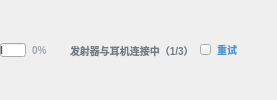
                   <widget class="QWidget" name="page_battery">
                    <layout class="QHBoxLayout" name="horizontalLayout_8">
                     <property name="spacing">
                      <number>6</number>
                     </property>
                     <property name="leftMargin">
                      <number>0</number>
                     </property>
                     <property name="topMargin">
                      <number>0</number>
                     </property>
                     <property name="rightMargin">
                      <number>0</number>
                     </property>
                     <property name="bottomMargin">
                      <number>0</number>
                     </property>
                     <item>
                      <widget class="QProgressBar" name="proBar_BatteryLevel">
                       <property name="minimumSize">
                        <size>
                         <width>26</width>
                         <height>14</height>
                        </size>
                       </property>
                       <property name="maximumSize">
                        <size>
                         <width>26</width>
                         <height>14</height>
                        </size>
                       </property>
                       <property name="styleSheet">
                        <string notr="true">QProgressBar
{
	border-image: url(:/Skin/Images/home/border.png);
	padding: 2px; /* 设置内边距，使chunk与边框产生间隔 */
	padding-right:4px;
}
QProgressBar::chunk
{
	border-image: url(:/Skin/Images/home/full.png);
}</string>
                       </property>
                       <property name="value">
                        <number>0</number>
                       </property>
                       <property name="textVisible">
                        <bool>false</bool>
                       </property>
                       <property name="orientation">
                        <enum>Qt::Horizontal</enum>
                       </property>
                       <property name="invertedAppearance">
                        <bool>false</bool>
                       </property>
                       <property name="textDirection">
                        <enum>QProgressBar::TopToBottom</enum>
                       </property>
                      </widget>
                     </item>
                     <item>
                      <widget class="QLabel" name="lab_battery">
                       <property name="minimumSize">
                        <size>
                         <width>32</width>
                         <height>0</height>
                        </size>
                       </property>
                       <property name="maximumSize">
                        <size>
                         <width>32</width>
                         <height>16777215</height>
                        </size>
                       </property>
                       <property name="styleSheet">
                        <string notr="true">font-family: &quot;Noto Sans S Chinese&quot;;
font-weight: 500;

font-size: 10px;

color: #A0A5AC;
border-image:none;
background: transparent;</string>
                       </property>
                       <property name="text">
                        <string notr="true">0%</string>
                       </property>
                      </widget>
                     </item>
                     <item>
                      <widget class="QLabel" name="lab_Reconnect">
                       <property name="styleSheet">
                        <string notr="true">border:none;
background: transparent;
color: #747C83;
font-family: &quot;Noto Sans S Chinese&quot;;
font-weight: 500;

font-size: 10px;</string>
                       </property>
                       <property name="text">
                        <string>发射器与耳机连接中（1/3）</string>
                       </property>
                      </widget>
                     </item>
                     <item>
                      <widget class="QPushButton" name="pbt_explain_Reconnect">
                       <property name="minimumSize">
                        <size>
                         <width>11</width>
                         <height>11</height>
                        </size>
                       </property>
                       <property name="maximumSize">
                        <size>
                         <width>11</width>
                         <height>11</height>
                        </size>
                       </property>
                       <property name="styleSheet">
                        <string notr="true">QPushButton
{
	border-image: url(:/Skin/Images/Headphones/explain-no2.png);
}
/*QPushButton:hover
{
	border-image: url(:/Skin/Images/Headphones/explain-hover.png);
}*/
</string>
                       </property>
                       <property name="text">
                        <string/>
                       </property>
                      </widget>
                     </item>
                     <item>
                      <widget class="QPushButton" name="pBt_Reconnect">
                       <property name="styleSheet">
                        <string notr="true">QPushButton
{
	border:none;
	background: transparent;
	color: #4793D1;
font-family: &quot;Noto Sans S Chinese&quot;;
font-weight: 500;

	font-size: 10px;
}
QPushButton:hover
{
	color: #31658F;
}</string>
                       </property>
                       <property name="text">
                        <string>重试</string>
                       </property>
                      </widget>
                     </item>
                     <item>
                      <spacer name="horizontalSpacer_34">
                       <property name="orientation">
                        <enum>Qt::Horizontal</enum>
                       </property>
                       <property name="sizeHint" stdset="0">
                        <size>
                         <width>40</width>
                         <height>20</height>
                        </size>
                       </property>
                      </spacer>
                     </item>
                    </layout>
                   </widget>
